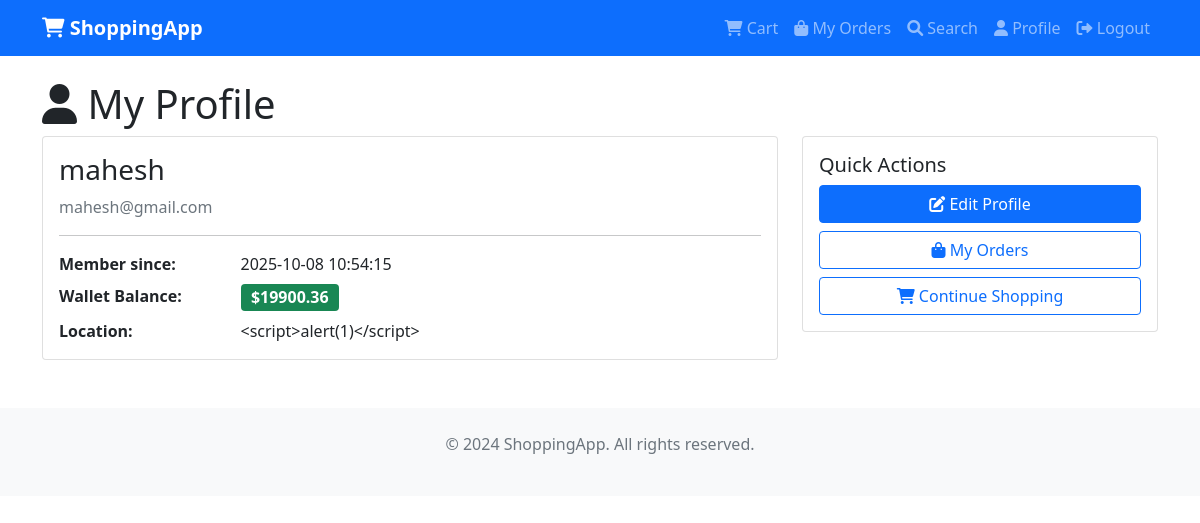
Screenshot of /profile (signed in) with the database file from the repository.
### tables this page shows
CREATE TABLE users (
            id INTEGER PRIMARY KEY AUTOINCREMENT,
            username TEXT UNIQUE NOT NULL,
            email TEXT UNIQUE NOT NULL,
            password_hash TEXT NOT NULL,
            created_at TIMESTAMP DEFAULT CURRENT_TIMESTAMP
        , wallet_balance REAL DEFAULT 30000.00, is_blocked INTEGER DEFAULT 0, invalidated_at REAL DEFAULT 0);

CREATE TABLE user_profiles (
            id INTEGER PRIMARY KEY AUTOINCREMENT,
            user_id INTEGER UNIQUE NOT NULL,
            bio TEXT,
            location TEXT,
            website TEXT,
            avatar_url TEXT,
            updated_at TIMESTAMP DEFAULT CURRENT_TIMESTAMP,
            FOREIGN KEY (user_id) REFERENCES users (id)
        );

### app.py (the view)
@app.route('/profile')
@login_required
def profile():
    conn = sqlite3.connect('shopping.db')
    cursor = conn.cursor()
    cursor.execute('''
        SELECT u.username, u.email, u.created_at, u.wallet_balance, p.bio, p.location, p.website, p.avatar_url
        FROM users u
        LEFT JOIN user_profiles p ON u.id = p.user_id
        WHERE u.id = ?
    ''', (session['user_id'],))
    user_data = cursor.fetchone()
    conn.close()
    return render_template('profile.html', user=user_data)

### app.py (called while the page is built, shortened)
@app.before_request
def log_request_start():
    g.request_start_time = time.time()
    if request.method in ['POST', 'PUT', 'PATCH']:
        if request.content_type and 'application/json' in request.content_type:
            try:
                g.request_body = request.get_json(silent=True) or {}
            except:
                g.request_body = {}
        elif request.form:
            g.request_body = dict(request.form)
        else:
            g.request_body = {}
    else:
        g.request_body = dict(request.args) if request.args else {}

@app.after_request
def log_request_complete(response):
    if request.path.startswith('/static'):
        return response
    log_entry = {
        "timestamp": datetime.now(timezone.utc).strftime('%Y-%m-%dT%H:%M:%S.%f')[:-3] + 'Z',
        "path": request.path,
        "url": request.url,
        "client_ip": request.remote_addr,
        "request_body": {k: v for k, v in getattr(g, 'request_body', {}).items() if k.lower() != 'password'},
        "response_status": response.status_code,
        "username": session.get('username', None)
    }
    siem_logger.info(json.dumps(log_entry))
    return response

def is_ip_blocked(ip_address: str) -> tuple:
    if not os.path.exists(BLOCKLIST_PATH):
        return False, None

@app.before_request
def check_ip_blocklist():
    if request.path.startswith('/api/'):
        return None
    client_ip = request.remote_addr
    is_blocked, block_info = is_ip_blocked(client_ip)
    return None

@app.context_processor
def inject_user_status():
    return dict(user_logged_in='user_id' in session)

def login_required(f):
    @wraps(f)
    def decorated_function(*args, **kwargs):
        if 'user_id' not in session:
            flash('Please log in to access this page.', 'error')
            return redirect(url_for('login'))
        return f(*args, **kwargs)
    return decorated_function

### templates/profile.html (shortened to what this page needs)
{% extends "base.html" %}
{% block content %}
<div class="row">
    <div class="col-12">
        <h1><i class="fas fa-user"></i> My Profile</h1>
    </div>
</div>
<div class="row">
    <div class="col-md-8">
        <div class="card">
            <div class="card-body">
                <h3>{{ user[0] }}</h3>
                <p class="text-muted">{{ user[1] }}</p>
                <hr>
                <div class="row">
                    <div class="col-sm-3"><strong>Member since:</strong></div>
                    <div class="col-sm-9">{{ user[2] }}</div>
                </div>
                <div class="row mt-2">
                    <div class="col-sm-3"><strong>Wallet Balance:</strong></div>
                    <div class="col-sm-9">
                        <span class="badge bg-success fs-6">${{ "%.2f"|format(user[3]) }}</span>
                    </div>
                </div>
                {% if user[5] %}
                <div class="row mt-2">
                    <div class="col-sm-3"><strong>Location:</strong></div>
                    <div class="col-sm-9">{{ user[5] }}</div>
                </div>
                {% endif %}
            </div>
        </div>
    </div>
    <div class="col-md-4">
        <div class="card">
            <div class="card-body">
                <h5>Quick Actions</h5>
                <div class="d-grid gap-2">
                    <a href="{{ url_for('edit_profile') }}" class="btn btn-primary">
                        <i class="fas fa-edit"></i> Edit Profile
                    </a>
                    <a href="{{ url_for('my_orders') }}" class="btn btn-outline-primary">
                        <i class="fas fa-shopping-bag"></i> My Orders
                    </a>
                    <a href="{{ url_for('index') }}" class="btn btn-outline-primary">
                        <i class="fas fa-shopping-cart"></i> Continue Shopping
                    </a>
                </div>
            </div>
        </div>
    </div>
</div>
{% endblock %}

### templates/base.html (style rules this page uses)
.card { transition: transform 0.2s; }

### rows the page displays
users: username "mahesh", email "mahesh@gmail.com", created_at "2025-10-08 10:54:15", wallet_balance "19900.36"
user_profiles: location "<script>alert(1)</script>"
